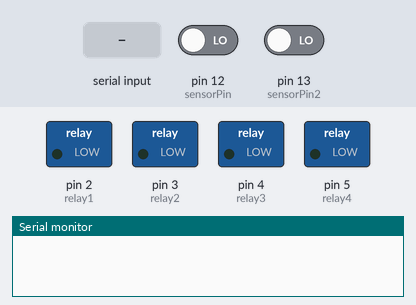
Bench run of a sketch on a simulated Arduino Uno, built with avr-gcc and run on an emulated ATmega328P. Parts: switched loads named in the sketch (green lamp = pin HIGH), the last lines printed to the serial monitor. Inputs (shaded band) come from the test bench; at power-on: pin 13 (sensorPin2) LOW, pin 12 (sensorPin) LOW.

Above: at 1.2 s.
1.3 s: "1 ON" received over Serial
2.8 s: "1 OFF" received over Serial
5.8 s: pin 13 (sensorPin2) driven HIGH
At 7.9 s:
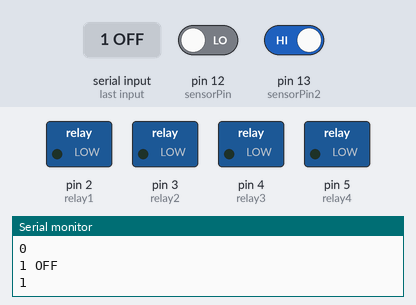
8.8 s: "ALL ON" received over Serial
At 11.4 s:
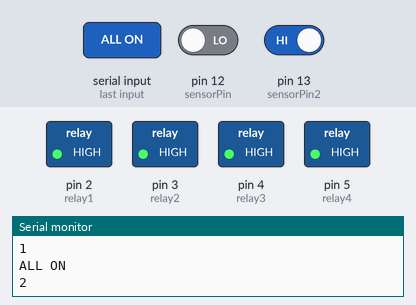
11.8 s: "2 OFF" received over Serial
At 14.6 s:
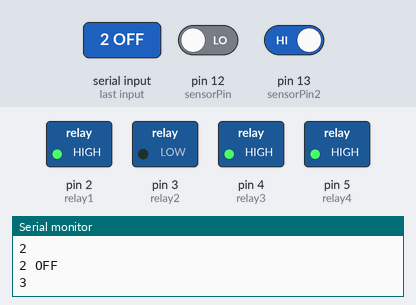
14.8 s: "3 OFF" received over Serial
At 17.1 s:
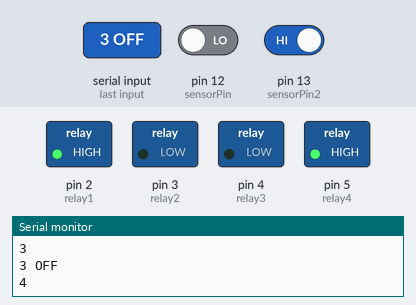
Timing chart, 0 to 18.6 s (numbered marks = the images above; inputs shaded):
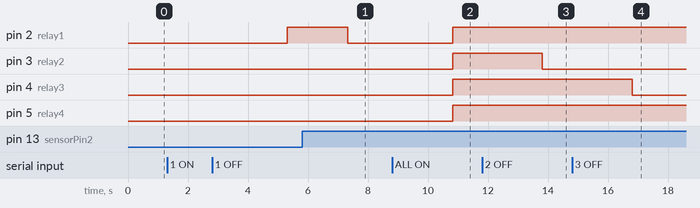

Measured:
- after the input at 5.8 s, pin 2 (relay1): HIGH → LOW after 1.5 s
- after the input at 8.8 s, pin 2 (relay1), pin 3 (relay2), pin 4 (relay3), pin 5 (relay4): LOW → HIGH after 2.0 s
- after the input at 11.8 s, pin 3 (relay2): HIGH → LOW after 2.0 s
- after the input at 14.8 s, pin 4 (relay3): HIGH → LOW after 2.0 s

The sketch:

BEMO_SMART_HOME.ino
```cpp
int sensorPin = 12;
int sensorPin2 = 13;
int x=0;

int relay1 = 2;
int relay2 = 3;
int relay3 = 4;
int relay4 = 5;
int relay5 = 6;
int relay6 = 7;
int relay7 = 8;
int relay8 = 9;

String readString;
void setup() {
  Serial.begin(9600);
  pinMode(sensorPin,INPUT);
  pinMode(sensorPin2,INPUT);

  pinMode(relay1, OUTPUT);
  pinMode(relay2, OUTPUT);
  pinMode(relay3, OUTPUT);
  pinMode(relay4, OUTPUT);

}
void loop() {
  while (Serial.available()) {
    delay(3);
    char c = Serial.read();
    readString += c;
  }
  if (readString.length() > 0) {
    Serial.println(readString);

    if (digitalRead(sensorPin)== LOW)
 {
  x=x+1;
 Serial.println(x);
  delay(2000);

 }
if (digitalRead(sensorPin2)== LOW )
 {
  x=x-1;
   Serial.println(x);
  delay(2000);
 }

if (x >= 0 ){

     digitalWrite(relay1, HIGH);


  }

    if ( x <=0 ){

   digitalWrite(relay1, LOW);


      }
    if (readString == "1 ON" )
    {
      digitalWrite(relay1, HIGH);
    }
    if (readString == "1 OFF")
    {
      digitalWrite(relay1, LOW);
    }
    //relay2
    if (readString == "2 ON")
    {
      digitalWrite(relay2, HIGH);
    }
    if (readString == "2 OFF")
    {
      digitalWrite(relay2, LOW);
    }
    //relay3
    if (readString == "3 ON")
    {
      digitalWrite(relay3, HIGH);
    }
    if (readString == "3 OFF")
    {
      digitalWrite(relay3, LOW);
    }
    //relay4
    if (readString == "4 ON")
    {
      digitalWrite(relay4, HIGH);
    }


    //All on / off
    if (readString == "ALL ON")
    {
      digitalWrite(relay1, HIGH);
      digitalWrite(relay2, HIGH);
      digitalWrite(relay3, HIGH);
      digitalWrite(relay4, HIGH);

    }
    if (readString == "ALL OFF")
    {
      digitalWrite(relay1, LOW);
      digitalWrite(relay2, LOW);
      digitalWrite(relay3, LOW);
      digitalWrite(relay4, LOW);
    }
    //next
    readString = "";
  }
}
```
